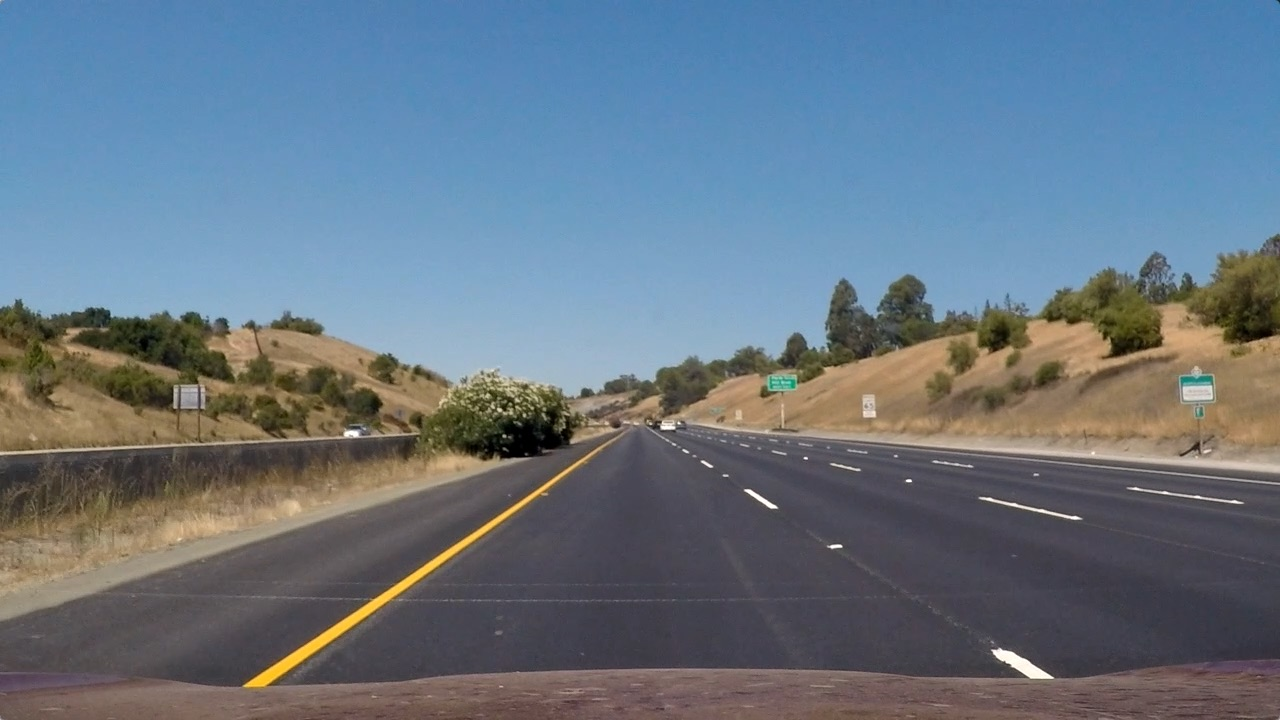
#> input picture test_images/straight_lines1.jpg, 1280 x 720 px, found by its file name
$ jupyter execute --allow-errors Copy_of_Copy_of_lane_detection_image_processing_assingment1_.ipynb   (shell and % lines are left out)   (older library calls are emulated)
#> lines starting #> are read from the running program, lines starting #| are printed output that depends on the picture; after the words box and inside, x2 and y2 are one past the last pixel; in counts of white or black regions, pixels touching at a corner belong together
<a href="https://colab.research.google.com/github/Eslam-AbolFadl/road-lane-detection/blob/main/Copy_of_Copy_of_lane_detection_image_processing_assingment1_.ipynb" target="_parent"></a>

[cell 1]
import numpy as np
import cv2
import matplotlib.pyplot as plt
import matplotlib.image  as mpimg
from matplotlib.patches import Polygon
from IPython.display import HTML
from moviepy.editor import VideoFileClip
import glob
import pickle

[cell 2]
from google.colab import drive
drive.mount('/content/drive')

[cell 3]
img1=mpimg.imread('/content/drive/MyDrive/Project_data/test_images/straight_lines1.jpg')
#> img1 is the input picture: shape (720, 1280, 3); mean R, G, B 103.2, 117.7, 131.2
plt.imshow(img1)
#> (this line was passed over: IPython is not available in this run)

[cell 4]
def calibrate():
    """
    This function is used to calibrate camera from images of chessboard
    captured from a camera for which camera matrix and distortion
    coefficients are to be calculated
    """
    # Create object points (0 0 0) ... (8 5 0)
    objp = np.zeros((9*6, 3), np.float32)

    # assign grid points to x and y keeping z as zero
    objp[:, :2] = np.mgrid[0:9, 0:6].T.reshape(-1, 2)

    # Stores all object points & img points from all images
    objpoints = []
    imgpoints = []

    # Get directory for all calibration images
    images = glob.glob('/content/drive/MyDrive/Project_data/camera_cal/calibration*.jpg')

    for indx, fname in enumerate(images):

        img = cv2.imread(fname)

        # Converting to grayclae - findChessboardCorners expects graysclae image
        gray = cv2.cvtColor(img, cv2.COLOR_BGR2GRAY)

        # Find inner corners of chess baord
        ret, corners = cv2.findChessboardCorners(gray, (9, 6), None)

        if ret == True:
            objpoints.append(objp)
            imgpoints.append(corners)

    img_size = (img.shape[1], img.shape[0])

    # Calibrate camera
    ret, mtx, dist, rvecs, tvecs = cv2.calibrateCamera(objpoints, imgpoints, img_size, None, None)

    # Save camera matrix and distortion coefficient to pickle file

    calibration_param = {}
    calibration_param['mtx'] = mtx
    calibration_param['dist'] = dist
    pickle.dump( calibration_param, open('/content/drive/MyDrive/Project_data/camera_cal/calibration_pickle.pickle', 'wb') )

[cell 5]
calibrate()
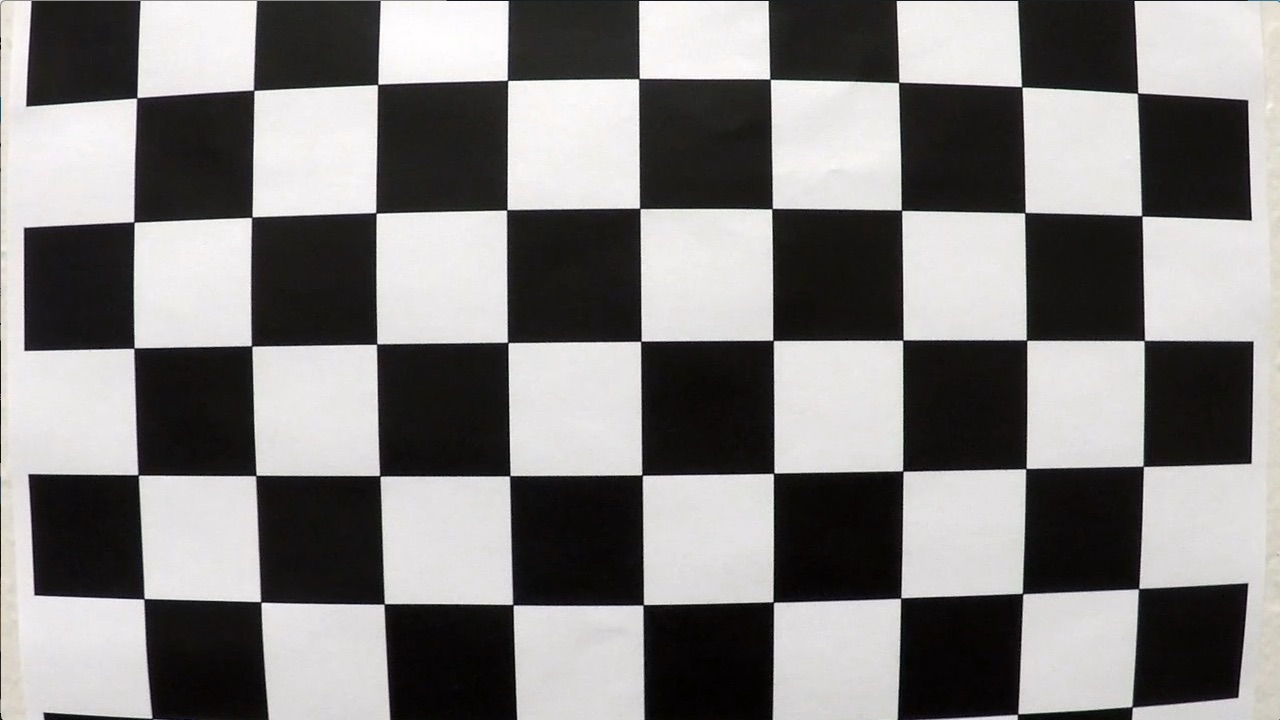
#> input picture camera_cal/calibration1.jpg, 1280 x 720 px
#> in calibrate, img is the input picture: shape (720, 1280, 3); mean B, G, R 127.8, 128.4, 130.1
#> in calibrate, `ret, corners = cv2.findChessboardCorners(gray, (9, 6), None)`: ret = False; corners = None
#> in calibrate, `ret, mtx, dist, rvecs, tvecs = cv2.calibrateCamera(objpoints, imgpoint..`: ret = 0.644; mtx = [[1057.6, 0, 691.1], [0, 1058.6, 278], [0, 0, 1]]; dist = [[-0.322, 0.709, 0.013, 0.00946, -1.02]]; rvecs = ([0.424, -0.236, 0.0488], [-0.024, 0.4, -0.0295]); tvecs = ([-2.48, 1.1, 17.79], [-17.95, -0.401, 29.17])

[cell 6]
def undistort_img(img, cal_dir = '/content/drive/MyDrive/Project_data/camera_cal/calibration_pickle.pickle'):
    """
    'img' is the input image with distortion
    'cal_dir' = path to saved camera matrix and distortion coefficients
    given thses two inputs thia function undistorts the image
    """

    # Read saved file
    with open(cal_dir, mode = 'rb') as f:
        file = pickle.load(f)

    mtx = file['mtx'] # camera matrix
    dist = file['dist'] # Distortion coefficients

    undistorted_img = cv2.undistort(img, mtx, dist, None, mtx)

    return undistorted_img

[cell 7]
img = cv2.imread('/content/drive/MyDrive/Project_data/camera_cal/calibration1.jpg')
undistorted_img = undistort_img(img)

#> (the rest of this cell did not finish here and is left out)

[cell 8]
def plt_images(orig_image, orig_title, processed_image, processed_title, cmap='gray'):
    # Visualize undirstorsion
    f, (ax1, ax2) = plt.subplots(1, 2, figsize=(25, 10))
    ax1.set_title(orig_title, fontsize=30)
    ax1.imshow(orig_image)
    ax2.set_title(processed_title, fontsize=30)
    ax2.imshow(processed_image, cmap='gray')
    plt.subplots_adjust(left=0., right=1, top=0.9, bottom=0.)

[cell 9]
undist= undistort_img(img1)
gray = cv2.cvtColor(undist, cv2.COLOR_RGB2GRAY)
height, width = gray.shape

[cell 10]
# Define a function that takes an image, gradient orientation,
# and threshold min / max values.
def abs_sobel_thresh(gray, orient='x', thresh=(0, 255)):
    # Apply x or y gradient with the OpenCV Sobel() function
    # and take the absolute value
    if orient == 'x':
        abs_sobel = np.absolute(cv2.Sobel(gray, cv2.CV_64F, 1, 0))
    if orient == 'y':
        abs_sobel = np.absolute(cv2.Sobel(gray, cv2.CV_64F, 0, 1))
    # Rescale back to 8 bit integer
    scaled_sobel = np.uint8(255*abs_sobel/np.max(abs_sobel))
    # Create a copy and apply the threshold
    binary_output = np.zeros_like(scaled_sobel)
    binary_output[(scaled_sobel >= thresh[0]) & (scaled_sobel <= thresh[1])] = 1
    sobel_mask = binary_output
    # Return the result
    return sobel_mask


# Run Sobel function in "x"
grad_x = abs_sobel_thresh(gray, 'x', thresh=(30, 100))
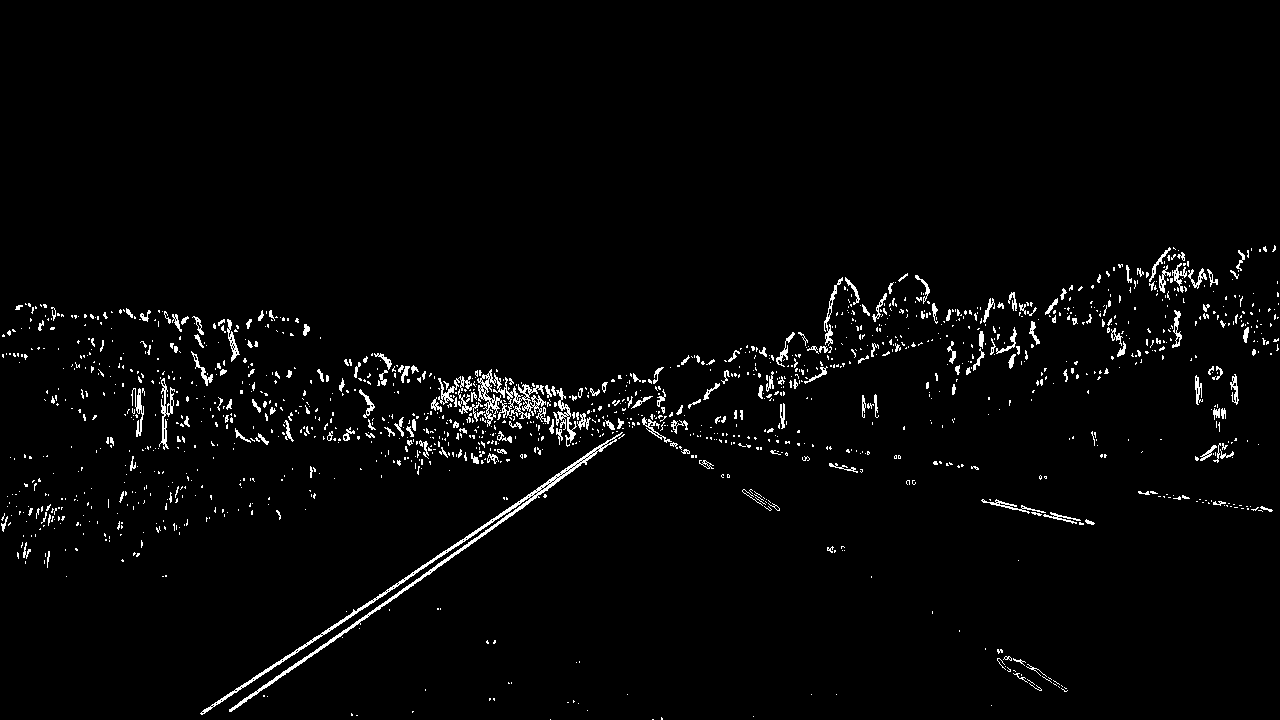
#> grad_x: shape (720, 1280); values 0 (black) and 1 (white), 2.4% white in thin lines or dots, all inside (x1, y1, x2, y2) = (1, 245, 1279, 720)

# Plot the result
plt_images(img1, 'Source image', grad_x, 'Thresholded gradient - X orientation')
#> (the call stopped at in plt_images, `f, (ax1, ax2) = plt.subplots(1, 2, figsize=(25, 10))`: IPython is not available in this run)

# Run Sobel function in "y"
grad_y = abs_sobel_thresh(gray, 'y', thresh=(30, 100))
#> grad_y: shape (720, 1280); values 0 (black) and 1 (white), 3.9% white in thin lines or dots, all inside (x1, y1, x2, y2) = (0, 244, 1280, 719)

# Plot the result
plt_images(img1, 'Source image', grad_y, 'Thresholded gradient- Y orientation')
#> (the call stopped at in plt_images, `f, (ax1, ax2) = plt.subplots(1, 2, figsize=(25, 10))`: IPython is not available in this run)

[cell 11]
# Define a function to return the magnitude of the gradient
# for a given sobel kernel size and threshold values
def mag_thresh(gray, sobel_kernel=3, mag_thresh=(0, 255)):
    # Take both Sobel x and y gradients
    sobelx = cv2.Sobel(gray, cv2.CV_64F, 1, 0, ksize=sobel_kernel)
    sobely = cv2.Sobel(gray, cv2.CV_64F, 0, 1, ksize=sobel_kernel)
    # Calculate the gradient magnitude
    gradmag = np.sqrt(sobelx**2 + sobely**2)
    # Rescale to 8 bit
    scale_factor = np.max(gradmag)/255
    gradmag = (gradmag/scale_factor).astype(np.uint8)
    # Create a binary image of ones where threshold is met, zeros otherwise
    binary_output = np.zeros_like(gradmag)
    binary_output[(gradmag >= mag_thresh[0]) & (gradmag <= mag_thresh[1])] = 1
    mag_mask = binary_output
    # Return the binary image
    return mag_mask

# Run the function
mag_binary = mag_thresh(gray, sobel_kernel=3, mag_thresh=(70, 100))
#> in mag_thresh, `sobely = cv2.Sobel(gray, cv2.CV_64F, 0, 1, ksize=sobel_kernel)`:
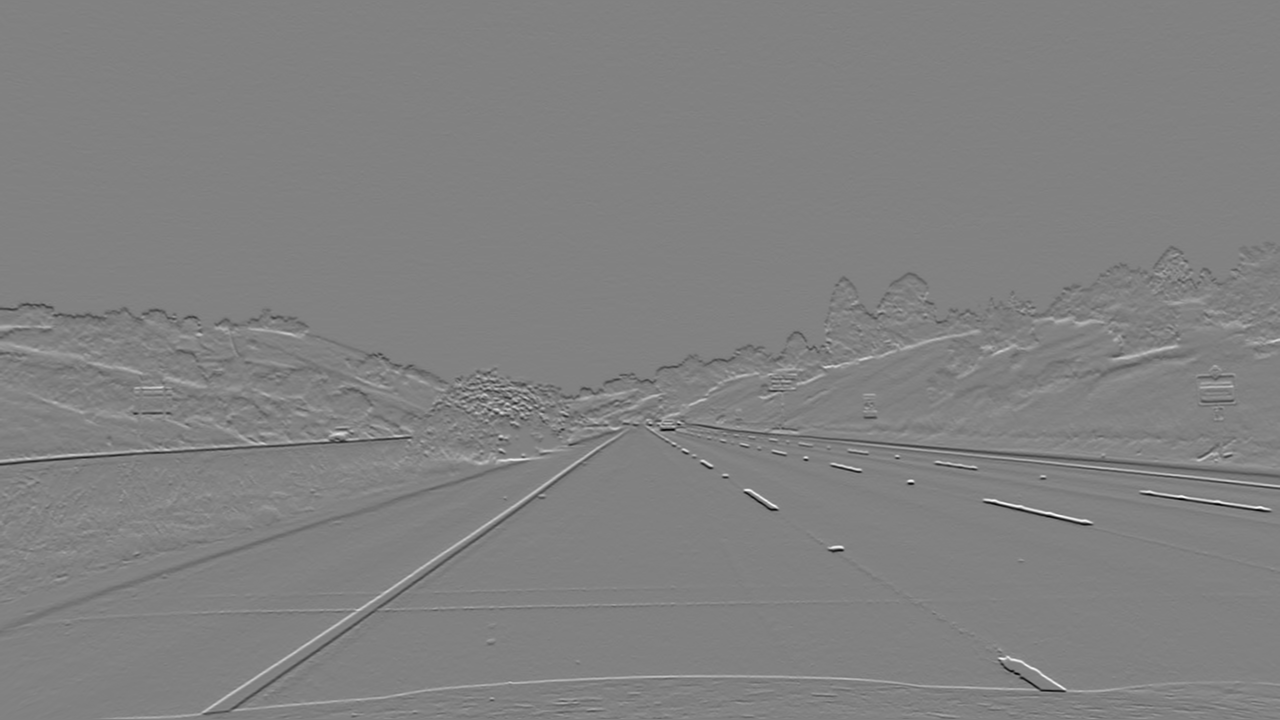
#> sobely: shape (720, 1280) float64; min -676, max 655, mean -0.2; drawn with min black and max white
#> in mag_thresh, `scale_factor = np.max(gradmag)/255`: scale_factor = 2.75
#> mag_binary: shape (720, 1280); values 0 (black) and 1 (white), 0.97% white in thin lines or dots, all inside (x1, y1, x2, y2) = (0, 253, 1280, 719)

# Plot the result
plt_images(img1, 'Source image', mag_binary, 'Thresholded magnitude')
#> (the call stopped at in plt_images, `f, (ax1, ax2) = plt.subplots(1, 2, figsize=(25, 10))`: IPython is not available in this run)

[cell 12]
# Define a function that applies Sobel x and y,
# then computes the direction of the gradient
# and applies a threshold.
# Define a function to threshold an image for a given range and Sobel kernel
def dir_threshold(gray, sobel_kernel=3, thresh=(0, np.pi/2)):
    # Grayscale
    #gray = cv2.cvtColor(img, cv2.COLOR_RGB2GRAY)
    # Calculate the x and y gradients
    sobelx = cv2.Sobel(gray, cv2.CV_64F, 1, 0, ksize=sobel_kernel)
    sobely = cv2.Sobel(gray, cv2.CV_64F, 0, 1, ksize=sobel_kernel)
    # Take the absolute value of the gradient direction,
    # apply a threshold, and create a binary image result
    absgraddir = np.arctan2(np.absolute(sobely), np.absolute(sobelx))
    binary_output =  np.zeros_like(absgraddir)
    binary_output[(absgraddir >= thresh[0]) & (absgraddir <= thresh[1])] = 1
    dir_mask = binary_output
    # Return the binary image
    return dir_mask

# Run the function
dir_binary = dir_threshold(gray, sobel_kernel=3, thresh=(np.pi/5, np.pi/2))
#> dir_binary: shape (720, 1280) float64; values 0 (black) and 1 (white), 63.8% white; black in thin lines or dots

# Plot the result
plt_images(img1, 'Source image', dir_binary, 'Thresholded gradient direction')
#> (the call stopped at in plt_images, `f, (ax1, ax2) = plt.subplots(1, 2, figsize=(25, 10))`: IPython is not available in this run)

[cell 13]
def combine_thresh(img):


    undist=undistort_img(img)
    # Convert to grayscale
    gray = cv2.cvtColor(undist, cv2.COLOR_RGB2GRAY)
    height, width = gray.shape
    s_thresh=(100, 255)
    l_thresh=(120, 255)
    #combined = ((grad_x == 1)  & (grad_y == 1) & (mag_binary == 1) & (dir_binary == 1))
    grad_x = abs_sobel_thresh(gray, 'x', thresh=(10, 200))
    dir_binary = dir_threshold(gray, thresh=(np.pi/6, np.pi/2))
    combined = ((grad_x == 1) & (dir_binary == 1))

    # R & G thresholds so that yellow lanes are detected well.
    color_threshold = 150
    R = img[:,:,0]
    G = img[:,:,1]
    color_combined = np.zeros_like(R)
    r_g_condition = (R > color_threshold) & (G > color_threshold)

    # Apply color threshold for better detection of yello and white lines in all environmental condition
    hls = cv2.cvtColor(img, cv2.COLOR_RGB2HLS)
    # Select S channel because it is usually the best performant
    # for this task. R channel also performs similarly.
    s_channel = hls[:,:,2]
    l_channel = hls[:,:,1]

     # S channel performs well for detecting bright yellow and white lanes
    s_condition = (s_channel > s_thresh[0]) & (s_channel <= s_thresh[1])

    # We put a threshold on the L channel to avoid pixels which have shadows and as a result darker.
    l_condition = (l_channel > l_thresh[0]) & (l_channel <= l_thresh[1])

    # combine all the thresholds
    # A pixel should either be a yellowish or whiteish
    # And it should also have a gradient, as per our thresholds
    color_combined[(r_g_condition & l_condition) & (s_condition | combined)] = 1

    #binary_output[(s_channel >= thresh[0]) & (s_channel <= thresh[1])] = 1
    # apply the region of interest mask
    mask = np.zeros_like(color_combined)
    region_of_interest_vertices = np.array([[0,height-1], [width/2, int(0.5*height)], [width-1, height-1]], dtype=np.int32)
    cv2.fillPoly(mask, [region_of_interest_vertices], 1)
    thresholded = cv2.bitwise_and(color_combined, mask)

    return thresholded

# Run the function
combined = combine_thresh(img1)
#> combined: shape (720, 1280); values 0 (black) and 1 (white), 0.52% white; 158 white regions (145 under 20 px), largest, box (x1, y1, x2, y2) and area: (243, 446, 602, 687) 3086, (994, 648, 1053, 679) 599, (744, 489, 778, 509) 162

# Plot the result
plt_images(img1, 'Source image', combined, 'Thresholds combined')
#> (the call stopped at in plt_images, `f, (ax1, ax2) = plt.subplots(1, 2, figsize=(25, 10))`: IPython is not available in this run)

[cell 14]
def binary(img):

    thresholded = combine_thresh(img)
    # Vertices extracted manually for performing a perspective transform
    bottom_left = [220,720]
    bottom_right = [1110, 720]
    top_left = [570, 470]
    top_right = [722, 470]

    source = np.float32([bottom_left,bottom_right,top_right,top_left])

    pts = np.array([bottom_left,bottom_right,top_right,top_left], np.int32)
    pts = pts.reshape((-1,1,2))
    copy = img.copy()
    cv2.polylines(copy,[pts],True,(255,0,0), thickness=3)

    # Destination points are chosen such that straight lanes appear more or less parallel in the transformed image.
    bottom_left = [320,720]
    bottom_right = [920, 720]
    top_left = [320, 1]
    top_right = [920, 1]
    image_shape= img.shape
    dst = np.float32([bottom_left,bottom_right,top_right,top_left])
    M = cv2.getPerspectiveTransform(source, dst)
    M_inv = cv2.getPerspectiveTransform(dst, source)
    img_size = (image_shape[1], image_shape[0])

    warped = cv2.warpPerspective(thresholded, M, img_size , flags=cv2.INTER_LINEAR)
    return warped, M_inv

[cell 15]
images = glob.glob('/content/drive/MyDrive/Project_data/test_images/*.jpg')

#print names
for i in range(len(images)):
    print("Image ", i, ": " ,images[i] )

#Randomly choosing a image
choice = np.random.choice(len(images))

#read image
img = mpimg.imread(images[choice])

[cell 16]
# Test Binary Function
warped, M_inv = binary(img)
#> in binary, `warped = cv2.warpPerspective(thresholded, M, img_size , flags=cv2.INTE..`:
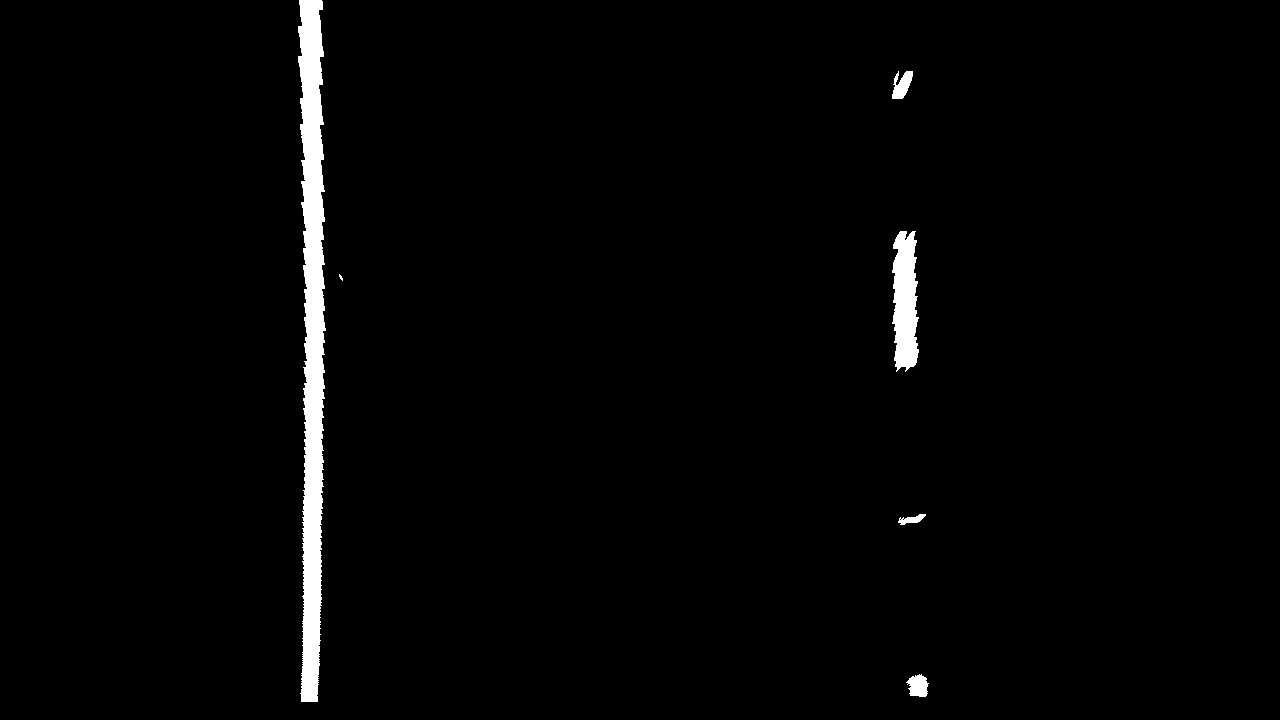
#> warped: shape (720, 1280); values 0 (black) and 1 (white), 1.9% white; 6 white regions (1 under 20 px), largest, box (x1, y1, x2, y2) and area: (298, 0, 326, 702) 13337, (892, 231, 919, 372) 2924, (906, 674, 929, 697) 371, (892, 71, 913, 99) 370, (898, 514, 926, 525) 160
#> M_inv = [[0.253, -0.74, 489.1], [-3.71e-16, -0.482, 469.9], [-4.85e-19, -0.00115, 1]]
#> (the rest of this cell did not finish here and is left out)

[cell 17]
histogram = np.sum(warped[warped.shape[0]//2:,:], axis=0)
#> histogram = 1280 values, max 342 at index 307, min 0 at index 0, mean 5.37

# Peak in the first half indicates the likely position of the left lane
half_width = np.int(histogram.shape[0]/2)
leftx_base = np.argmax(histogram[:half_width])
#> leftx_base = 307

# Peak in the second half indicates the likely position of the right lane
rightx_base = np.argmax(histogram[half_width:]) + half_width
#> rightx_base = 912
# calculate vechile offset
mid_lane=rightx_base- leftx_base
#> mid_lane = 605
offset= mid_lane-warped.shape[1]
#> offset = -675
if(offset>0):
  LorR="left"
elif(offset<0):
  LorR="right"


print('Leftx Base = ', leftx_base,'Rightx_Base = ', rightx_base)
#| Leftx Base =  307 Rightx_Base =  912
# Plot the results
plt.title('Histogram', fontsize=16)
#> (this line was passed over: IPython is not available in this run)
plt.xlabel('Pixel position')
plt.ylabel('Counts')
plt.plot(histogram);
